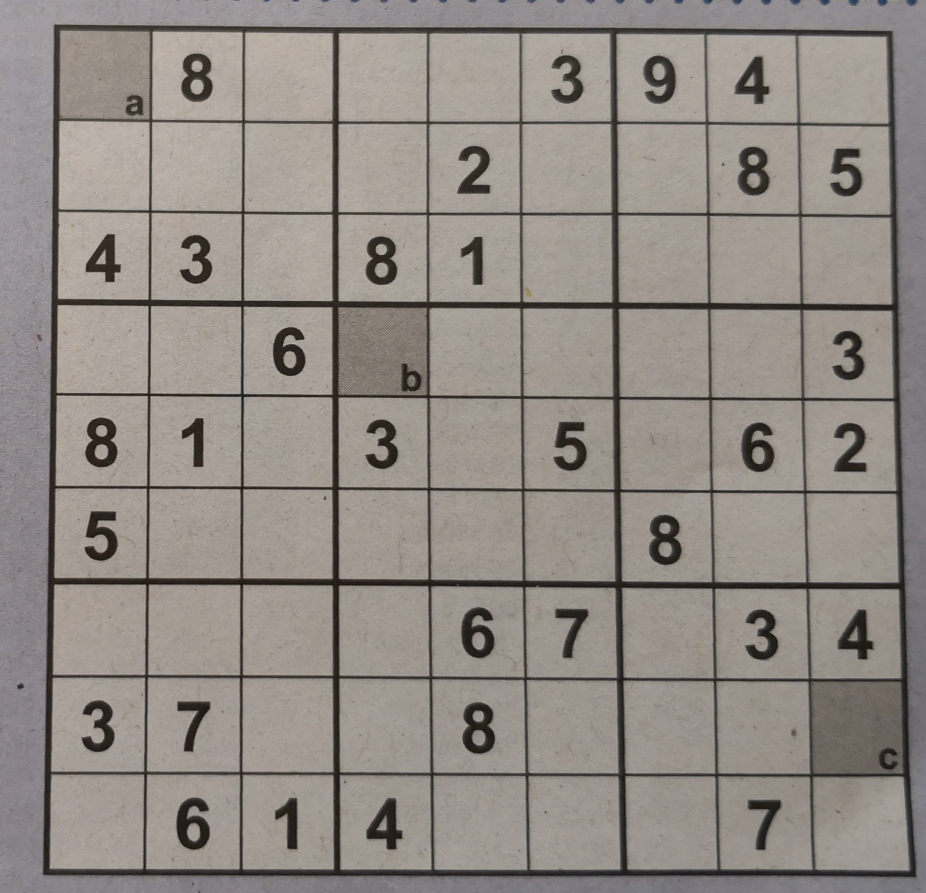
//> input picture sudoku-sk2.jpg, 1852 x 1786 px (shown at 1/2 size)
$ ./app   (built with g++ and OpenCV 4)
//> lines starting //> are read from the running program, lines starting //| are printed output that depends on the picture; after the words box and inside, x2 and y2 are one past the last pixel; in counts of white or black regions, pixels touching at a corner belong together
### src/SudokuDetector.h
#pragma once

#include <opencv2/core/core.hpp>
#include <memory>
#include <vector>

struct Quad {
	cv::Point2f tl;
	cv::Point2f tr;
	cv::Point2f br;
	cv::Point2f bl;

	// [8 lines left out: function asVec, not called in this run]
};

struct Sudoku {
	// aligned (square) version of the sudoku
	cv::Mat aligned;

	// corner points in the original image
	Quad corners;

	// sudoku cells in row-major order
	std::vector<cv::Rect2i> cells;

	cv::Mat warpMap;   // from unwarped -> warped
	cv::Mat unwarpMap; // from warped -> unwarped
};

class SudokuDetector {
	class Impl;
	std::unique_ptr<Impl> pimpl;

public:
	SudokuDetector(cv::Mat image);
	~SudokuDetector();
	Sudoku get_result();
};

### src/DigitClassifier.h
#pragma once

#include "opencv2/core/core.hpp"
#include <memory>

using namespace cv;

class DigitClassifier
{
	class Impl;
	std::unique_ptr<Impl> pimpl;
public:
	DigitClassifier();
	~DigitClassifier();
	int classify(const cv::Mat& img);
};

### SudokuDetector.h
//
// Created by Jannik on 28.05.2019.
//

#ifndef SUDOKU_SUDOKUDETECTOR_H
#define SUDOKU_SUDOKUDETECTOR_H


#include <vector>
#include <opencv2/core/mat.hpp>
#include <opencv2/imgproc.hpp>
#include <opencv2/highgui.hpp>

typedef struct {
    cv::Vec2f top = cv::Vec2f(1000, 1000);
    cv::Vec2f bottom = cv::Vec2f(-1000, -1000);
    cv::Vec2f left = cv::Vec2f(1000, 1000);
    cv::Vec2f right = cv::Vec2f(-1000, -1000);
} SudokuEdges;

enum class DetectorType {
    SIMPLE_DETECTOR, LINE_BASED_DETECTOR
};

class SudokuDetector {

public:
    virtual std::vector<cv::Mat> detectDigits(cv::Mat &image) = 0;
    static SudokuDetector *createInstance(DetectorType type);
};


class LineBasedDetector : public SudokuDetector {

public:
    std::vector<cv::Mat> detectDigits(cv::Mat &image) override;
};


class SudokuDetectorImpl : public SudokuDetector {
public:
    std::vector<cv::Mat> detectDigits(cv::Mat &image) override;

private:
    void mergeRelatedLines(std::vector<cv::Vec2f> &lines, cv::Mat &image);
    void find_sudoku_blob(cv::Mat &image, cv::Mat &outerBox);
    SudokuEdges find_sudoku_edges(std::vector<cv::Vec2f> &lines);
    int find_sudoku_corners(cv::Size2i imgSize, SudokuEdges &edges, cv::Point2f(&src)[4], cv::Point2f(&dst)[4]);
};


#endif //SUDOKU_SUDOKUDETECTOR_H

### DigitClassifier.h
#pragma once

#include "opencv2/core/core.hpp"
#include "opencv2/highgui/highgui.hpp"
#include "opencv2/ml/ml.hpp"
#include "opencv2/imgproc.hpp"
#include <iostream>
#include <fstream>

using namespace cv;

class DigitClassifier
{
public:
	DigitClassifier();
	~DigitClassifier();
	int classify(cv::Mat img);

private:
	cv::Ptr<cv::ml::SVM> svm;
    void train();
    bool loadMNIST(const std::string &pic_filename, const std::string &label_filename, Mat &training_data, Mat &label_data);

    static Mat preprocessImage(Mat &image);
};

### app.h

#pragma once

#ifndef APP_SUDOKU_HPP_
#define APP_SUDOKU_HPP_


#include "opencv2/core/core.hpp"

#include <vector>
#include <algorithm>
#include <iterator>
#include <cassert>

#endif /* APP_SUDOKU_HPP_ */

### app.cpp

#include "app.h"

#include "opencv2/core/core.hpp"
#include "opencv2/highgui/highgui.hpp"
#include "opencv2/imgproc/imgproc.hpp"

#include <vector>
#include <iostream>

#include "DigitClassifier.h"
#include "SudokuDetector.h"

using cv::Mat;
using cv::Point;
using cv::Size;
using cv::Vec2f;
using cv::Point2f;
using std::vector;


void drawLine(const cv::Vec2f &line, cv::Mat &img, const cv::Scalar &rgb = CV_RGB(0, 0, 255)) {
    if (line[1] != 0) {
        float m = -1 / tan(line[1]);
        float c = line[0] / sin(line[1]);

        cv::line(
                img,
                cv::Point(0, c),
                cv::Point(img.size().width, m * img.size().width + c),
                rgb
        );
    } else {
        cv::line(
                img,
                cv::Point(line[0], 0),
                cv::Point(line[0], img.size().height),
                rgb
        );
    }
}

std::vector<cv::Vec2f>
discardLines(const std::vector<cv::Vec3f> &lines, const float minAngleDiff, const float minRadDiff) {
    std::vector<cv::Vec2f> maxLines;
    for (const auto &line1 : lines) {
        unsigned int wins = 0;
        for (const auto &line2 : lines) {
            float angleDiff = line1[1] - line2[1];
            float radDiff = line1[0] - line2[0];
//            std::cout << angleDiff << " " << radDiff << std::endl;
            if (-minAngleDiff <= angleDiff && angleDiff <= minAngleDiff
                && -minRadDiff <= radDiff && radDiff <= minRadDiff
                && line1[2] < line2[2]) {
                continue;
            }
            wins++;
        }
        if (wins == lines.size()) {
            maxLines.emplace_back(line1[0], line1[1]);
        }
    }
    return maxLines;
}

int main(int argc, char *argv[]) {
    std::cout << "Hello, World!" << std::endl;

    auto sudoku = cv::imread(R"(C:\Users\Jannik\Desktop\sudoku-sk2.jpg)", 0);
//> sudoku: 1786 rows x 1852 cols, CV_8UC1; min 5, max 198, mean 140.2
    cv::Size newsize = sudoku.size();
//> newsize = Size(1852, 1786)
    newsize.height = newsize.height / 2;
//> newsize = Size(1852, 893)
    newsize.width = newsize.width / 2;
//> newsize = Size(926, 893)
    cv::resize(sudoku, sudoku, newsize);
//> sudoku: 893 rows x 926 cols, CV_8UC1


    cv::Mat blurred;
    cv::Mat thresh;
    cv::Mat threshEdges;
    cv::GaussianBlur(sudoku, blurred, cv::Size(11, 11), 3);
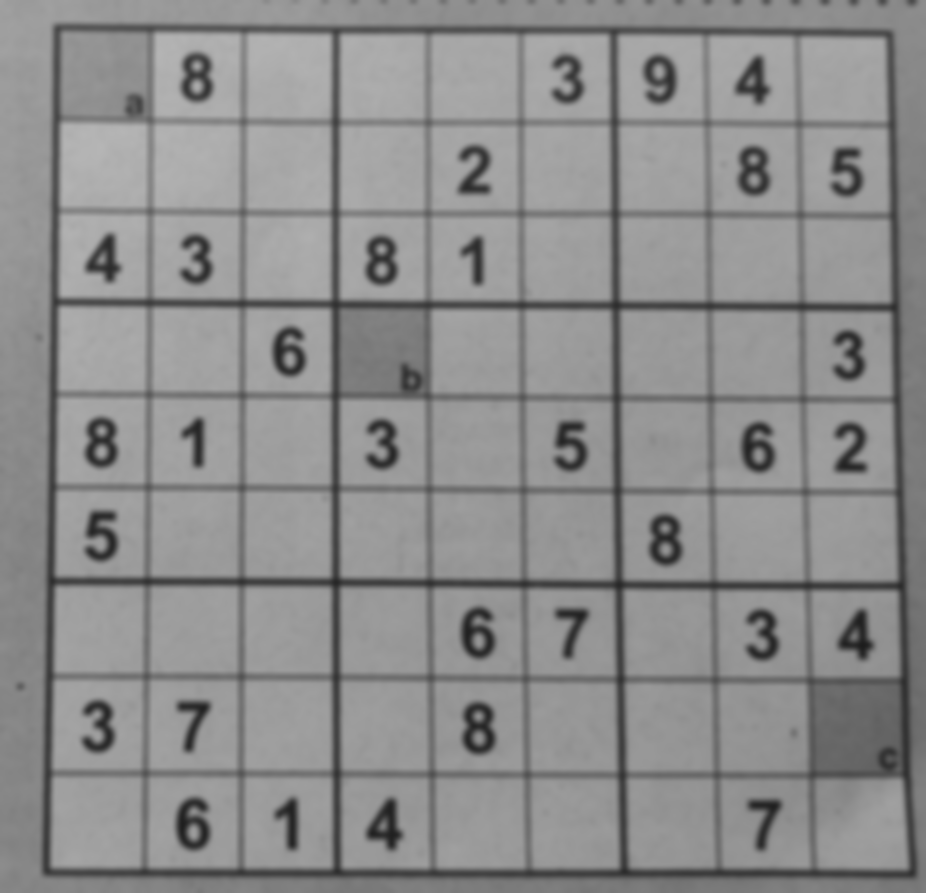
//> blurred: 893 rows x 926 cols, CV_8UC1; min 28, max 182, mean 140.4
    cv::adaptiveThreshold(blurred, thresh, 255, CV_ADAPTIVE_THRESH_GAUSSIAN_C, CV_THRESH_BINARY, 11, 2);
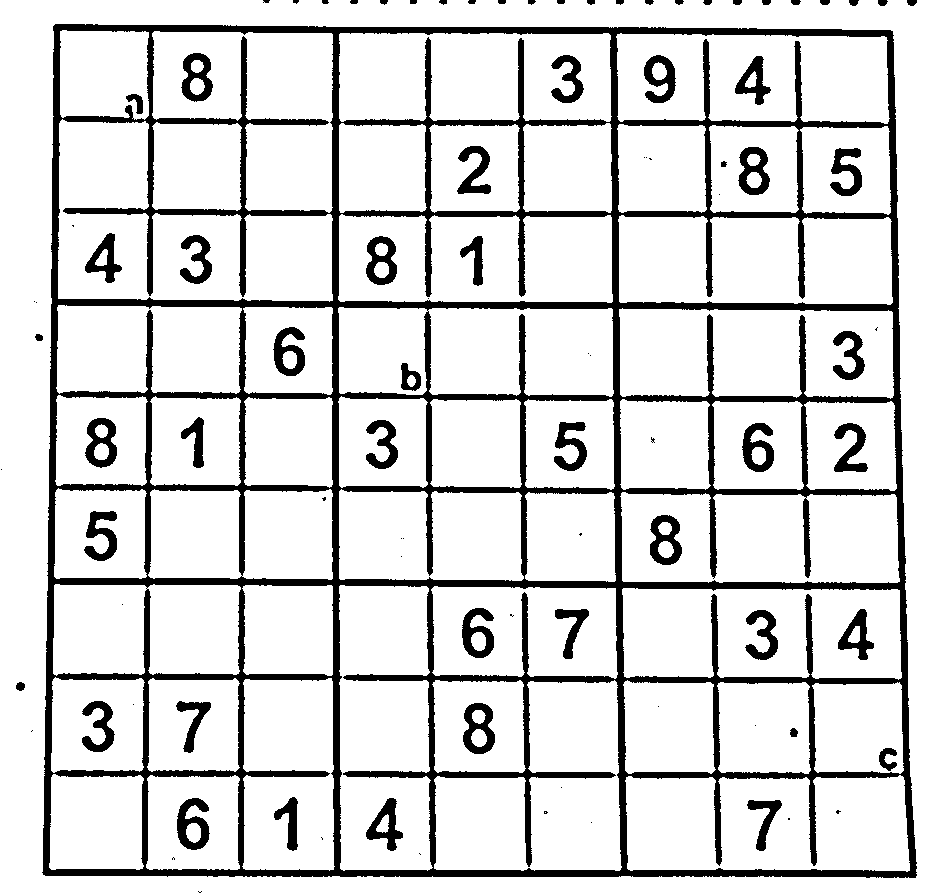
//> thresh: 893 rows x 926 cols, CV_8UC1; 84.7% white; 96 black regions (35 under 20 px), largest, box (x1, y1, x2, y2) and area: (42, 24, 917, 878) 99709, (177, 798, 210, 850) 952, (463, 703, 495, 754) 920
//    cv::Canny(sudoku, edges, 50, 200);
    cv::Canny(thresh, threshEdges, 50, 200);
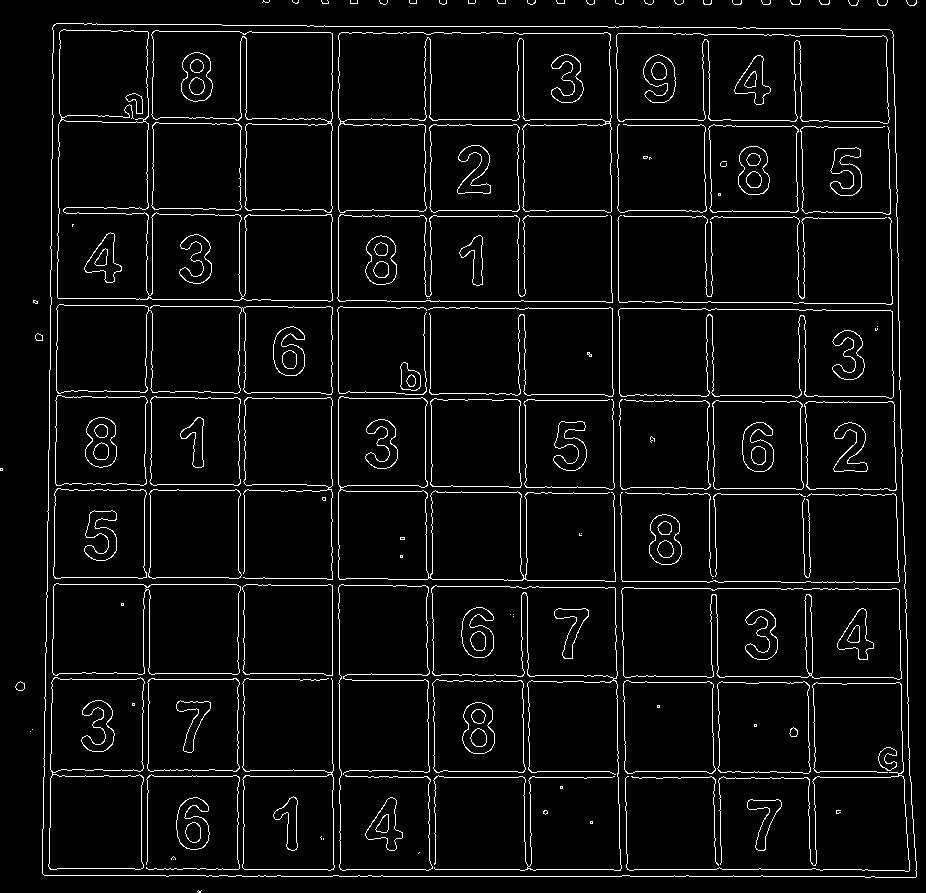
//> threshEdges: 893 rows x 926 cols, CV_8UC1; 4.8% white in thin lines or dots

//    imshow("image", sudoku);
//    imshow("thresh", thresh);
////    imshow("edges", edges);
//    imshow("threshedges", threshEdges);

    std::vector<cv::Vec3f> lines;
    double rho = 1;
    double theta = CV_PI / 180;
    int thr = 200;
    cv::HoughLines(threshEdges, lines, rho, theta, thr);
//> lines = 45 items, first 12: [869, 1.57, 634], [876, 1.57, 612], [338, 0, 489], [331, 0, 393], [771, 1.57, 374], [777, 1.57, 370], [-706, 3.12, 366], [119, 1.57, 362], [-700, 3.12, 362], [57, 0.02, 345], [-799, 3.12, 333], [210, 1.57, 329]


    float minAngleDiff = 0;
    float minRadDiff = 0;
    auto draw = [&]() {
        cv::Mat sudoku2 = cv::Mat(sudoku);
        cv::cvtColor(sudoku2, sudoku2, CV_GRAY2RGB);
        std::vector<cv::Vec2f> maxLines = discardLines(lines, minAngleDiff, minRadDiff);
        std::cout << minAngleDiff << std::endl;
        for (const auto &line : maxLines) {
            drawLine(line, sudoku2, CV_RGB(0, 255, 0));
        }
        cv::imshow("lines", sudoku2);
    };

    draw();
//> the loop in discardLines, `for (const auto &line1 : lines)` made 45 passes
//> in drawLine, `float m = -1 / tan(line[1]);`: m = 4.37e-08
//> in drawLine, `float c = line[0] / sin(line[1]);`: c = 869
//> in drawLine (call 8), `float m = -1 / tan(line[1]);`: m = 4.37e-08
//> in drawLine (call 8), `float c = line[0] / sin(line[1]);`: c = 119
//> in drawLine (call 8), `cv::line( img, cv::Point(0, c), cv::Point(img.size().width, m * img.si..`:
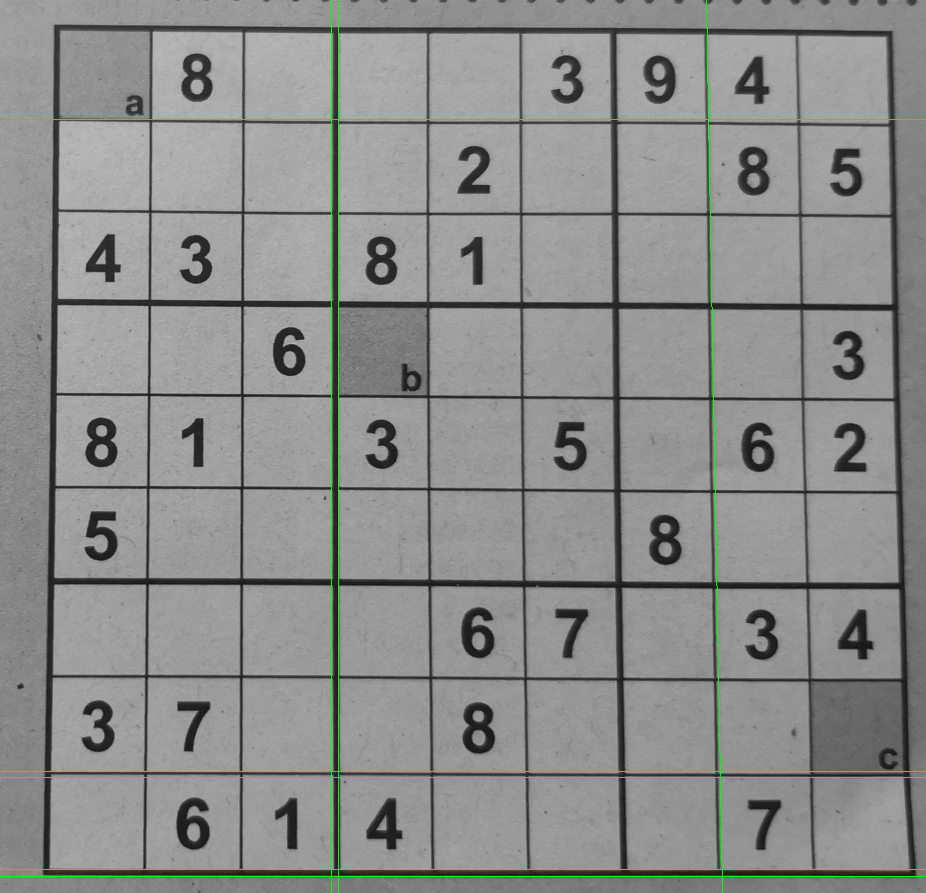
//> img: 893 rows x 926 cols, CV_8UC3; mean B, G, R 139.3, 141.6, 139.3
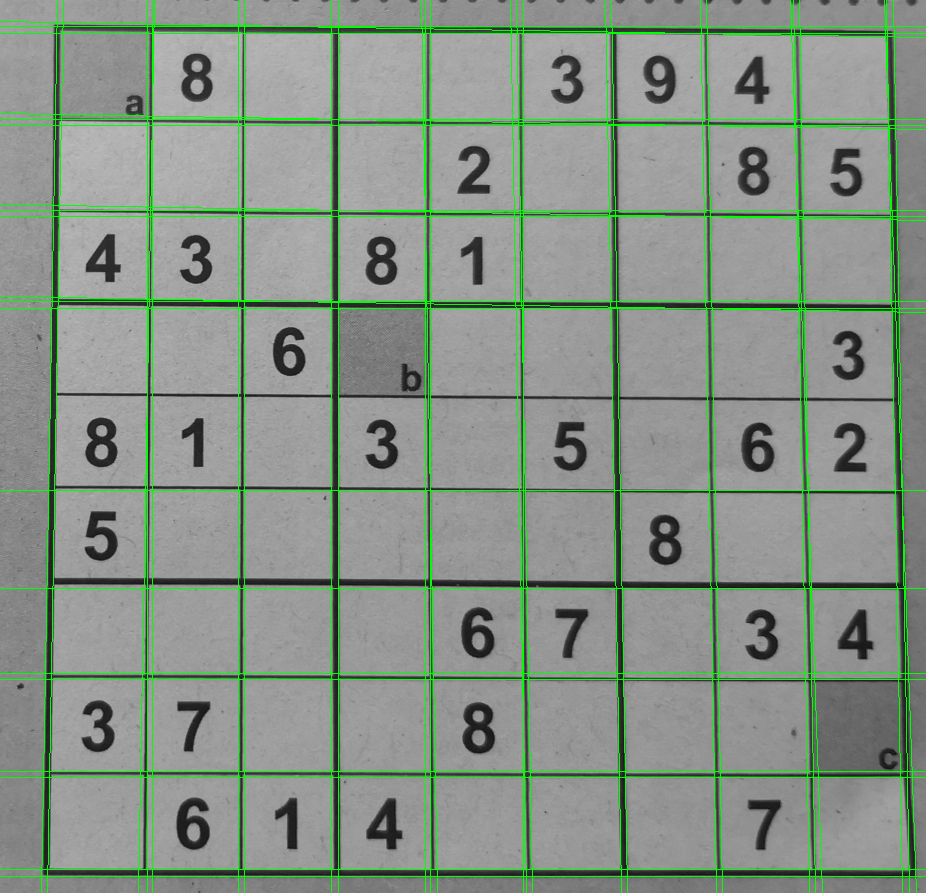
//> window 'lines': 893 rows x 926 cols, CV_8UC3; mean B, G, R 134.6, 146.7, 134.6


    using TrackbarAction = std::function<void(int)>;
    TrackbarAction angleChanged = [&](int value) {
        minAngleDiff = ((float) value) * (CV_PI / 180);
        draw();
    };

    TrackbarAction radChanged = [&](int value) {
        minRadDiff = value;
        draw();
    };

    cv::TrackbarCallback trackbarCallback = [](int pos, void *userdata) {
        (*(TrackbarAction *) userdata)(pos);
    };

    int angleVal = 0;
    int radVal = 0;
    cv::createTrackbar("angle", "lines", &angleVal, 360, trackbarCallback, (void *) &angleChanged);
    cv::createTrackbar("radius", "lines", &radVal, 1000, trackbarCallback, (void *) &radChanged);


    cv::waitKey();

//    auto *sudokuDetector = SudokuDetector::createInstance(DetectorType::SIMPLE_DETECTOR);
//    auto *digitClassifier = new DigitClassifier();
//
//    std::vector<cv::Mat> digits = sudokuDetector->detectDigits(sudoku);
//
//    int col = 1;
//    for (const auto& digit : digits) {
//        int number = digitClassifier->classify(digit);
//        printf("%d ", number);
//        if (col % 9 == 0) {
//            printf("\n");
//        }
//        col++;
//    }

    return EXIT_SUCCESS;
}
